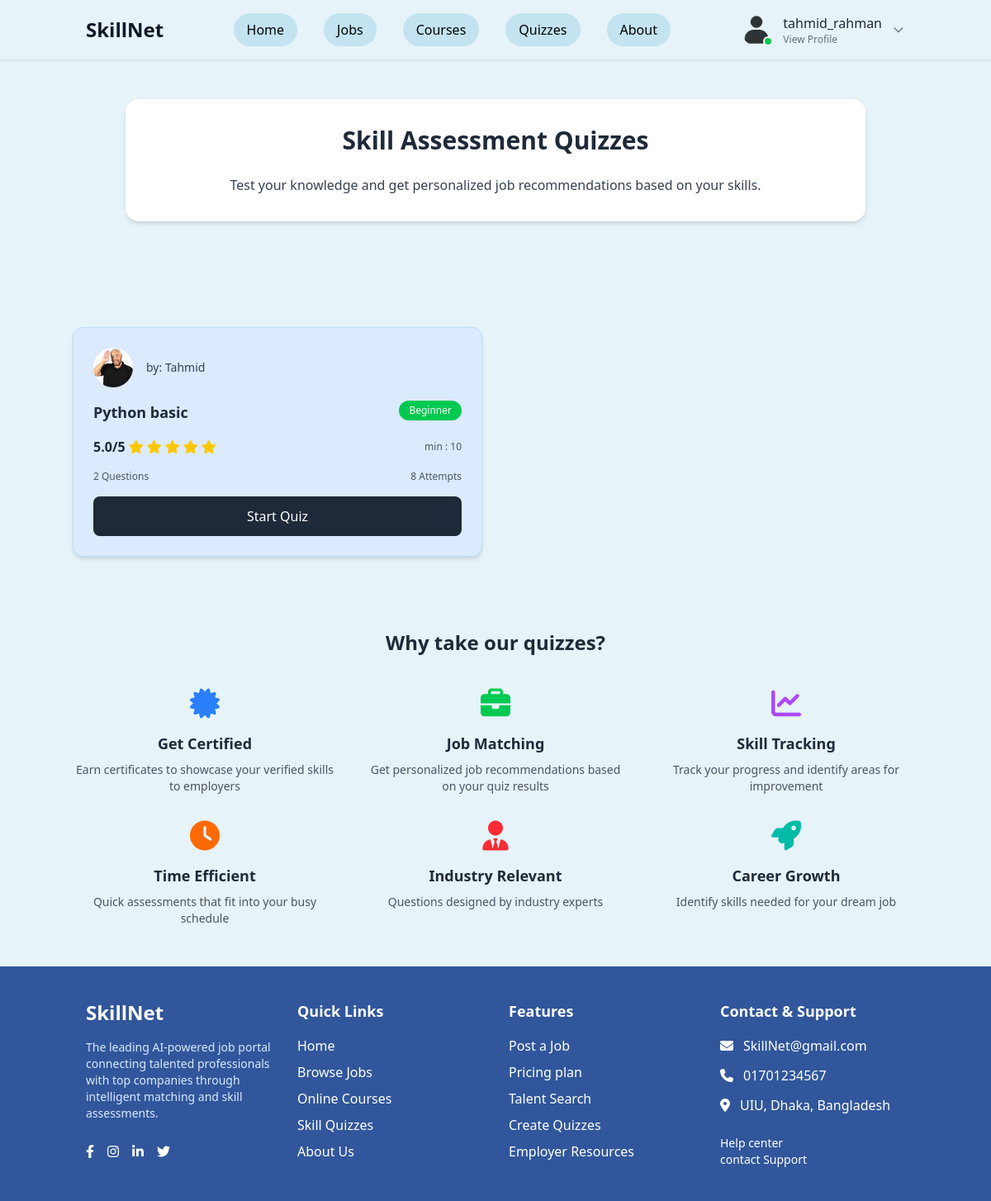
The page /quizzes/ (signed in) on the database as committed earlier.
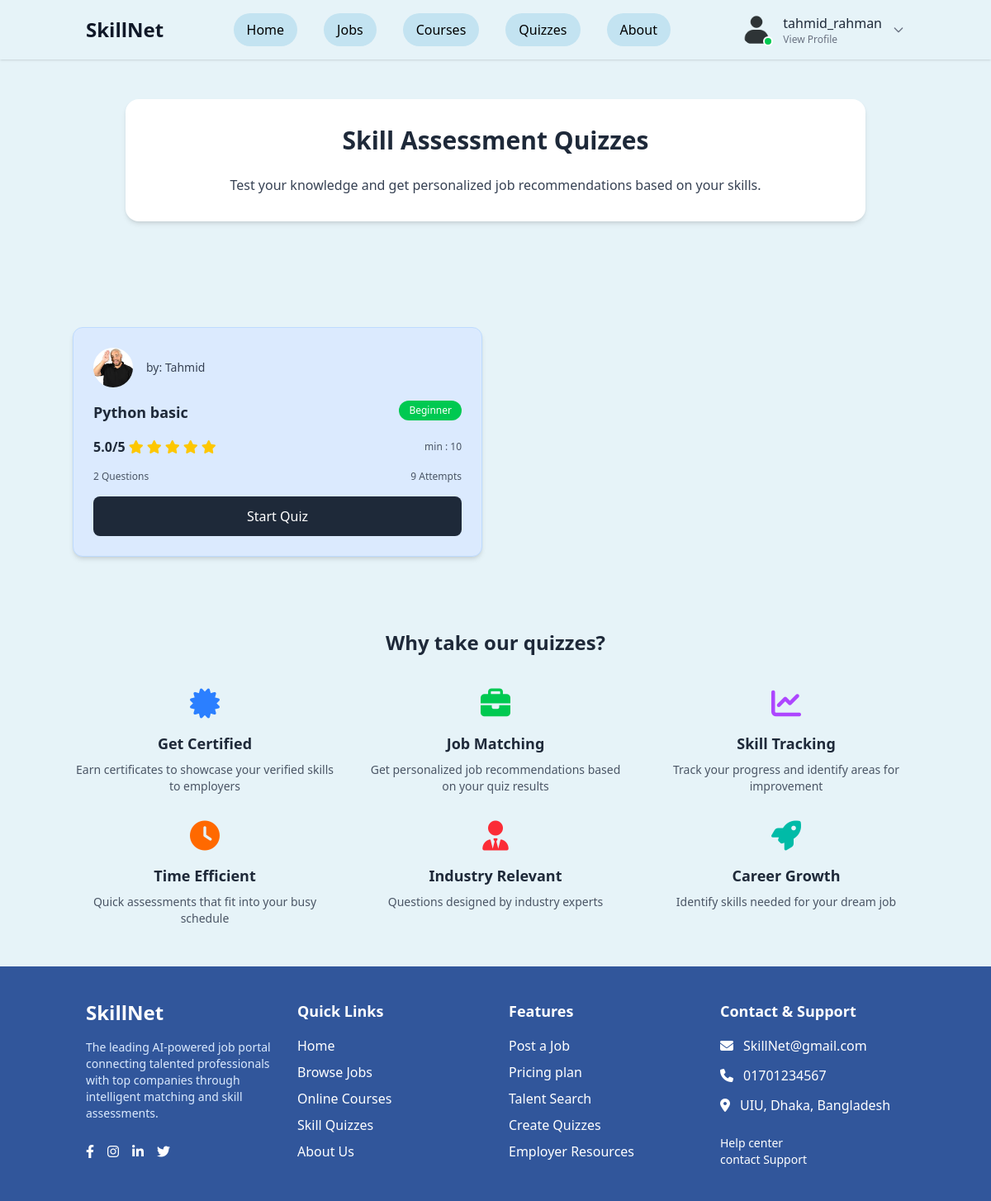
The same page on the database as committed later.
### app/models.py (models this page shows, shortened)
class Quiz(models.Model):
    DIFFICULTY_LEVELS = [
        ('beginner', 'Beginner'),
        ('intermediate', 'Intermediate'),
        ('advanced', 'Advanced'),
    ]
    title = models.CharField(max_length=200)
    category = models.ForeignKey(QuizCategory, on_delete=models.CASCADE)
    instructor = models.CharField(max_length=100, default='Saharier')
    instructor_photo = models.ImageField(upload_to='instructor_photos/', blank=True, null=True)
    description = models.TextField(blank=True)
    difficulty = models.CharField(max_length=20, choices=DIFFICULTY_LEVELS, default='beginner')
    duration_minutes = models.IntegerField(default=30)
    total_questions = models.IntegerField(default=10)
    passing_score = models.IntegerField(default=70)
    rating = models.DecimalField(max_digits=3, decimal_places=1, default=5.0)
    rating_count = models.IntegerField(default=0)
    attempts_count = models.IntegerField(default=0)
    is_active = models.BooleanField(default=True)
    created_date = models.DateTimeField(auto_now_add=True)
    def get_difficulty_badge_class(self):
        if self.difficulty == 'beginner':
            return 'bg-green-500 text-white'
        elif self.difficulty == 'intermediate':
            return 'bg-yellow-500 text-white'
        else:
            return 'bg-red-500 text-white'
    def get_star_rating(self):
        filled_stars = int(self.rating)
        empty_stars = 5 - filled_stars
        return filled_stars, empty_stars

### app/views.py (the view)
# urls.py: path('quizzes/', views.quiz_list, name='quiz_list'),
def quiz_list(request):
    quizzes = Quiz.objects.filter(is_active=True).order_by('-created_date')
    context = {
        'quizzes': quizzes,
    }
    return render(request, 'quizzes/quiz_list.html', context)

### static/templates/quizzes/quiz_list.html (shortened to what the changed rows need)
{% extends 'base.html' %}
{% load static %}
{% block content %}
<section class="py-12 px-4">
    <div class="container mx-auto max-w-4xl">
        <div class="bg-white p-8 rounded-2xl shadow-md text-center mb-10">
            <h1 class="text-3xl font-bold mb-6">Skill Assessment Quizzes</h1>
        </div>
    </div>
</section>
<section class="py-10 px-4">
    <div class="container mx-auto">
        <div class="grid grid-cols-1 md:grid-cols-2 gap-8 max-w-5xl mx-auto">
            {% for quiz in quizzes %}
            <div class="bg-blue-100 p-6 rounded-xl shadow-md border border-blue-200 hover:shadow-lg transition-shadow">
                <div class="flex items-center mb-4">
                    <img src="{% if quiz.instructor_photo %}{{ quiz.instructor_photo.url }}{% else %}https://via.placeholder.com/60x60?text={{ quiz.instructor|slice:':1' }}{% endif %}"
                         alt="{{ quiz.instructor }}"
                         class="rounded-full w-12 h-12 object-cover mr-4" />
                    <div>
                        <p class="text-sm text-gray-700">by: {{ quiz.instructor }}</p>
                    </div>
                </div>
                <div class="flex justify-between items-start mb-4">
                    <a href="{% url 'app:quiz_detail' quiz.id %}"><h3 class="font-bold text-lg hover:underline">{{ quiz.title }}</h3></a>
                    <span class="px-3 py-1 {{ quiz.get_difficulty_badge_class }} text-xs rounded-full">
                        {{ quiz.get_difficulty_display }}
                    </span>
                </div>
                <div class="flex justify-between items-center mb-4">
                    <div class="flex items-center">
                        <span class="font-semibold">{{ quiz.rating }}/5</span>
                        {% with filled_stars=quiz.get_star_rating.0 empty_stars=quiz.get_star_rating.1 %}
                            {% for i in "12345" %}
                                {% if forloop.counter <= filled_stars %}
                                    <i class="fas fa-star text-yellow-400 ml-1"></i>
                                {% else %}
                                    <i class="fas fa-star text-gray-300 ml-1"></i>
                                {% endif %}
                            {% endfor %}
                        {% endwith %}
                    </div>
                    <span class="text-xs text-gray-600">min : {{ quiz.duration_minutes }}</span>
                </div>
                <div class="flex justify-between items-center mb-4 text-xs text-gray-600">
                    <span>{{ quiz.total_questions }} Questions</span>
                    <span>{{ quiz.attempts_count }} Attempts</span>
                </div>
                {% if user.is_authenticated %}
                    <a href="{% url 'app:start_quiz' quiz.id %}"
                       class="w-full py-3 bg-gray-800 text-white rounded-lg hover:bg-gray-700 transition font-medium text-center block">
                        Start Quiz
                    </a>
                {% else %}
                    <a href="{% url 'login' %}?next={% url 'app:quiz_detail' quiz.id %}"
                       class="w-full py-3 bg-gray-800 text-white rounded-lg hover:bg-gray-700 transition font-medium text-center block">
                        Login to Start
                    </a>
                {% endif %}
            </div>
            {% empty %}
            <div class="col-span-2 text-center py-12">
                <i class="fas fa-clipboard-list text-4xl text-gray-400 mb-4"></i>
                <h3 class="text-xl font-bold text-gray-600 mb-2">No quizzes available</h3>
                <p class="text-gray-500">Check back later for new skill assessment quizzes.</p>
            </div>
            {% endfor %}
        </div>
    </div>
</section>
<section class="py-12 px-4">
    <div class="container mx-auto max-w-5xl">
        <h2 class="text-2xl font-bold text-center mb-10">Why take our quizzes?</h2>
    </div>
</section>
{% endblock %}

Rows that differ between the two databases and show on the page:
changed Quiz "Python basic": attempts_count "8" → "9"
